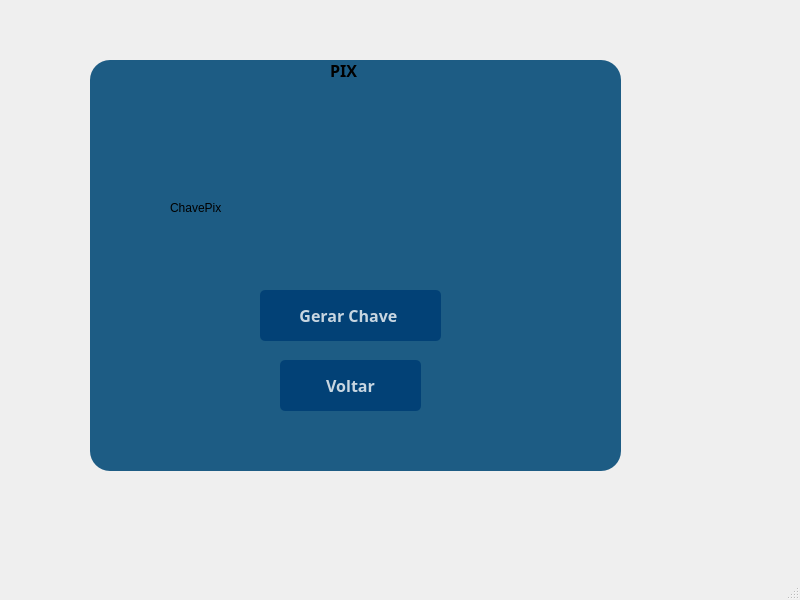
<?xml version="1.0" encoding="UTF-8"?>
<ui version="4.0">
 <class>MainWindow</class>
 <widget class="QMainWindow" name="MainWindow">
  <property name="geometry">
   <rect>
    <x>0</x>
    <y>0</y>
    <width>800</width>
    <height>600</height>
   </rect>
  </property>
  <property name="windowTitle">
   <string>MainWindow</string>
  </property>
  <widget class="QWidget" name="centralwidget">
   <widget class="QWidget" name="widget" native="true">
    <property name="geometry">
     <rect>
      <x>90</x>
      <y>60</y>
      <width>531</width>
      <height>411</height>
     </rect>
    </property>
    <property name="styleSheet">
     <string notr="true">background-color: rgb(29, 92, 132);
border-radius:20px;</string>
    </property>
    <widget class="QLabel" name="msg_label">
     <property name="geometry">
      <rect>
       <x>120</x>
       <y>290</y>
       <width>281</width>
       <height>16</height>
      </rect>
     </property>
     <property name="text">
      <string/>
     </property>
    </widget>
    <widget class="QLabel" name="pix_label">
     <property name="geometry">
      <rect>
       <x>240</x>
       <y>0</y>
       <width>41</width>
       <height>21</height>
      </rect>
     </property>
     <property name="font">
      <font>
       <family>Arial Black</family>
       <pointsize>12</pointsize>
       <weight>75</weight>
       <bold>true</bold>
      </font>
     </property>
     <property name="styleSheet">
      <string notr="true">background-color: 0</string>
     </property>
     <property name="text">
      <string>PIX</string>
     </property>
    </widget>
    <widget class="QPushButton" name="gerarpixButton">
     <property name="geometry">
      <rect>
       <x>170</x>
       <y>230</y>
       <width>181</width>
       <height>51</height>
      </rect>
     </property>
     <property name="font">
      <font>
       <family>Arial Black</family>
       <pointsize>12</pointsize>
       <weight>75</weight>
       <bold>true</bold>
      </font>
     </property>
     <property name="styleSheet">
      <string notr="true">
QPushButton#gerarpixButton{
background-color:rgba(2, 65, 118, 255);
color:rgba(255, 255, 255, 200);
border-radius:5px;
}

QPushButton#gerarpixButton:pressed{
padding-left:5px;
padding-top:5px;
background-color:qlineargradient(spread:pad, x1:1, y1:1, x2:1, y2:0, stop:0 rgba(66, 199, 255, 100), stop:1 rgba(255, 255, 255, 100));
}

QPushButton#gerarpixButton{
background-color:rgba(2, 65, 118, 255);
}
</string>
     </property>
     <property name="text">
      <string>Gerar Chave </string>
     </property>
    </widget>
    <widget class="QPushButton" name="voltarButton">
     <property name="geometry">
      <rect>
       <x>190</x>
       <y>300</y>
       <width>141</width>
       <height>51</height>
      </rect>
     </property>
     <property name="font">
      <font>
       <family>Arial Black</family>
       <pointsize>12</pointsize>
       <weight>75</weight>
       <bold>true</bold>
      </font>
     </property>
     <property name="styleSheet">
      <string notr="true">
QPushButton#voltarButton{
background-color:rgba(2, 65, 118, 255);
color:rgba(255, 255, 255, 200);
border-radius:5px;
}

QPushButton#voltarButton:pressed{
padding-left:5px;
padding-top:5px;
background-color:qlineargradient(spread:pad, x1:1, y1:1, x2:1, y2:0, stop:0 rgba(66, 199, 255, 100), stop:1 rgba(255, 255, 255, 100));
}

QPushButton#voltarButton{
background-color:rgba(2, 65, 118, 255);
}
</string>
     </property>
     <property name="text">
      <string>Voltar</string>
     </property>
    </widget>
    <widget class="QLabel" name="chavepix_label">
     <property name="geometry">
      <rect>
       <x>80</x>
       <y>140</y>
       <width>361</width>
       <height>16</height>
      </rect>
     </property>
     <property name="text">
      <string>ChavePix</string>
     </property>
    </widget>
   </widget>
  </widget>
  <widget class="QMenuBar" name="menubar">
   <property name="geometry">
    <rect>
     <x>0</x>
     <y>0</y>
     <width>800</width>
     <height>21</height>
    </rect>
   </property>
  </widget>
  <widget class="QStatusBar" name="statusbar"/>
 </widget>
 <resources/>
 <connections/>
</ui>
